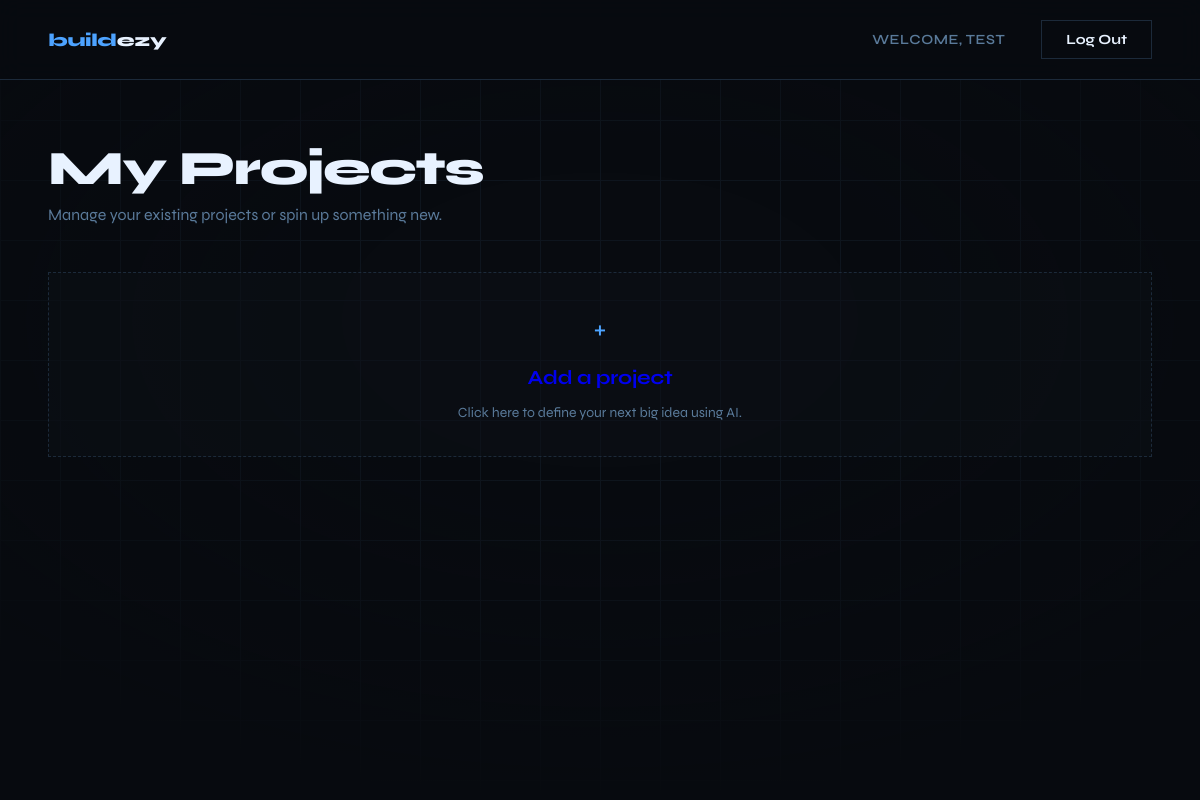
The page /dashboard/ (signed in) on the database as committed earlier.
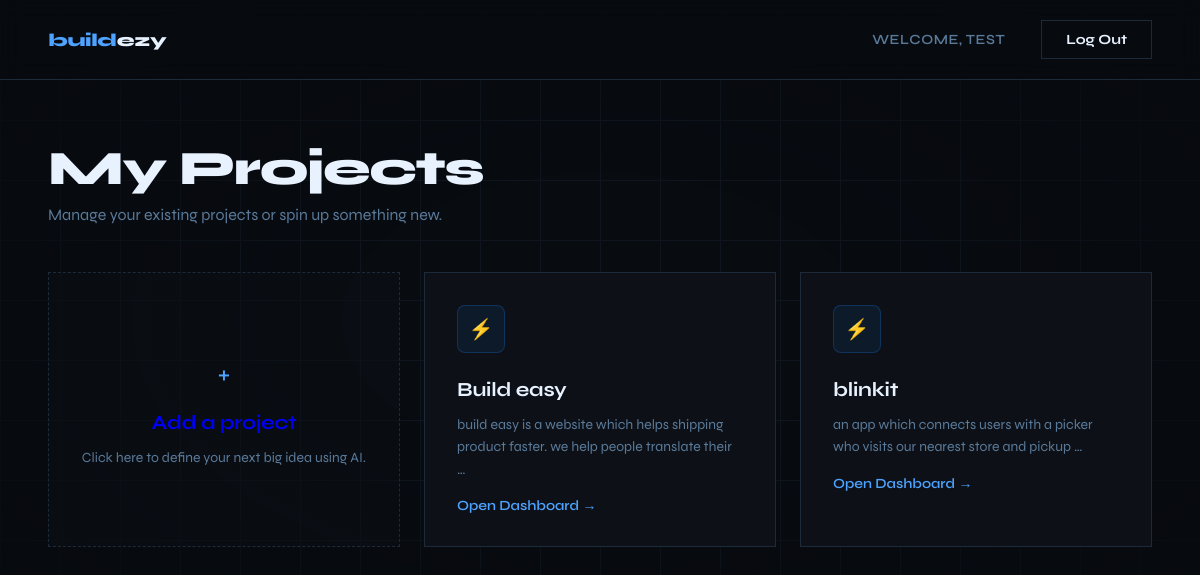
The same page on the database as committed later.
### dashboard/models.py (models this page shows, shortened)
class Project(models.Model):
    user = models.ForeignKey(User, on_delete=models.CASCADE)
    name = models.CharField(max_length=255)
    description = models.TextField()
    ai_todos = models.TextField(blank=True, null=True)     # JSON string array
    ai_progress = models.TextField(blank=True, null=True)  # Text summarizing progress
    ai_stats = models.TextField(blank=True, null=True)     # JSON string of stats (name, percentage)
    ai_vision = models.TextField(blank=True, null=True)    # Detailed text mapping vision
    created_at = models.DateTimeField(auto_now_add=True)

### dashboard/views.py (the view)
# urls.py: path('', views.dashboard_view, name='dashboard'),
@login_required
def dashboard_view(request):
    projects = Project.objects.filter(user=request.user).order_by('-created_at')
    return render(request, 'dashboard/dashboard.html', {'projects': projects})

### dashboard/templates/dashboard/dashboard.html (shortened to what this page needs)
<!DOCTYPE html>
<html lang="en">
<head>
    {% load static %}
    <link rel="stylesheet" href="{% static 'dashboard/css/dashboard.css' %}">
</head>
<body>
<div class="grid-bg"></div>
<nav>
  <a href="{% url 'home' %}" class="logo" style="text-decoration: none;">build<span>ezy</span></a>
  <div class="nav-links">
    {% if user.is_authenticated %}
      <span class="user-greeting">Welcome, {{ user.username }}</span>
      <form action="{% url 'logout' %}" method="post" style="display:inline;">
        <button type="submit" class="btn-ghost" style="cursor: pointer;">Log Out</button>
      </form>
    {% else %}
      <a href="{% url 'login' %}" class="btn-ghost">Log In</a>
    {% endif %}
  </div>
</nav>
<main>
    <header class="dashboard-header">
        <h1 class="dashboard-title">My Projects</h1>
        <p class="dashboard-subtitle">Manage your existing projects or spin up something new.</p>
    </header>
    <div class="dashboard-grid">
        <a href="{% url 'create_project' %}" class="card add-project-card" style="text-decoration: none; display: flex; flex-direction: column; align-items: center; justify-content: center; border: 1px dashed var(--border); background: rgba(13,17,23,.5); transition: border-color .25s, transform .2s;">
            <div class="card-icon" style="margin-bottom: 12px; font-size: 28px; border: none; background: transparent; animation: none;">+</div>
            <h3 class="card-title">Add a project</h3>
            <p class="card-desc" style="text-align: center;">Click here to define your next big idea using AI.</p>
        </a>
        {% for project in projects %}
        <div class="card">
            <div class="card-icon">⚡</div>
            <h3 class="card-title">{{ project.name }}</h3>
            <p class="card-desc">{{ project.description|truncatewords:15 }}</p>
            <a href="{% url 'project_detail' project.id %}" class="action-link">Open Dashboard →</a>
        </div>
        {% endfor %}
    </div>
</main>
</body>
</html>

### dashboard/static/dashboard/css/dashboard.css (style rules this page uses)
*, *::before, *::after { box-sizing: border-box; margin: 0; padding: 0; }
:root { --black: #080b10; --dark: #0d1117; --surface: #111820; --border: #1c2a3a; --blue: #1a6fd4; --blue-mid:#2282f0; --bright: #4da3ff; --pale: #a8d4ff; --text: #e8f2ff; --muted: #5a7a9a; --mono: 'DM Mono', monospace; }
body { background: var(--black); color: var(--text); font-family: 'Syne', sans-serif; min-height: 100vh; overflow-x: hidden; }
nav { position: sticky; top: 0; z-index: 100; padding: 20px 48px; display: flex; align-items: center; justify-content: space-between; border-bottom: 1px solid var(--border); background: rgba(8,11,16,.85); backdrop-filter: blur(12px); }
.logo { font-size: 18px; font-weight: 800; letter-spacing: -.02em; color: var(--bright); text-decoration: none; }
.logo span { color: var(--text); }
.nav-links { display: flex; gap: 36px; list-style: none; align-items: center; }
.nav-links a, .user-greeting { color: var(--muted); text-decoration: none; font-size: 14px; font-weight: 600; letter-spacing: .04em; text-transform: uppercase; transition: color .2s; }
.btn-ghost { background: transparent; color: var(--text); border: 1px solid var(--border); padding: 10px 24px; font-size: 14px; font-family: 'Syne', sans-serif; font-weight: 700; cursor: pointer; text-decoration: none; transition: all 0.2s; }
main { padding: 60px 48px; max-width: 1200px; margin: 0 auto; position: relative; }
.dashboard-header { margin-bottom: 48px; }
.dashboard-title { font-size: clamp(32px, 4vw, 48px); font-weight: 800; letter-spacing: -.03em; margin-bottom: 8px; }
.dashboard-subtitle { color: var(--muted); font-size: 16px; }
.dashboard-grid { display: grid; grid-template-columns: repeat(auto-fit, minmax(300px, 1fr)); gap: 24px; }
.card { background: var(--dark); border: 1px solid var(--border); padding: 32px; position: relative; overflow: hidden; transition: background .3s, transform .2s, border-color .3s; }
.card-icon { width: 48px; height: 48px; background: rgba(26,111,212,.1); border: 1px solid rgba(26,111,212,.3); display: flex; align-items: center; justify-content: center; margin-bottom: 24px; color: var(--bright); font-size: 20px; border-radius: 8px; }
.card-title { font-size: 20px; font-weight: 700; margin-bottom: 12px; letter-spacing: -.01em; }
.card-desc { font-size: 14px; color: var(--muted); line-height: 1.6; }
.action-link { display: inline-block; margin-top: 16px; color: var(--bright); text-decoration: none; font-size: 14px; font-weight: 600; transition: color 0.2s; }

Rows that differ between the two databases and show on the page:
added Project: name "Build easy", description "build easy is a website which helps shipping product faster. we help people translate their …"
added Project: name "blinkit", description "an app which connects users with a picker who visits our nearest store and pickup …"
